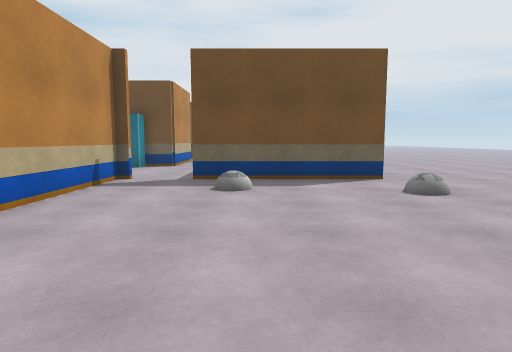
view 1 (above)

24 first-person views from a walk through a Unity game level. The camera is 1.2 m above the floor, tilts 6° down and sees 75° across. Doors are open. The floor is counted in squares, 1 m on a side. Each view is taken from the middle of a square. On the plan, view 1 faces up. The plan holds only what a view shows up to about 14 squares ahead; the rest is blank. The place goes on beyond the plan. The player is left out. Some animated figures are left out. Some surface patterns are stand-ins.

view 2
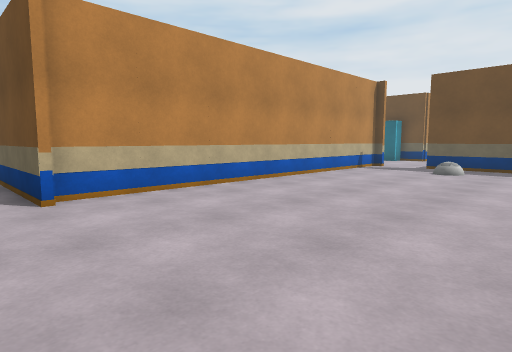

view 3
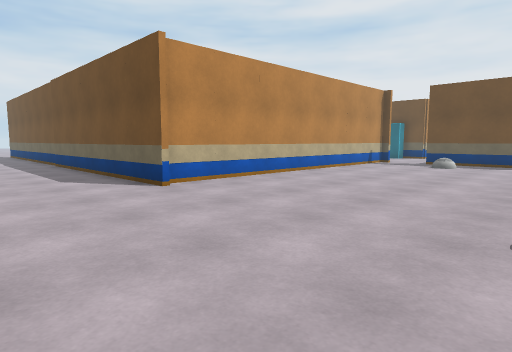

view 4
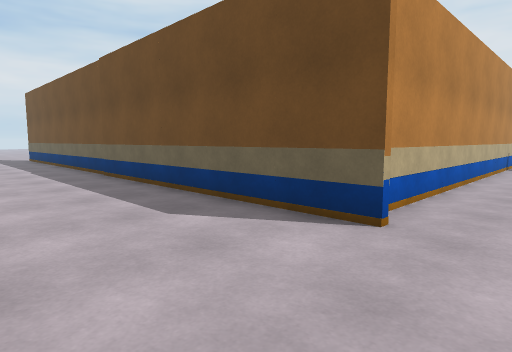

view 5
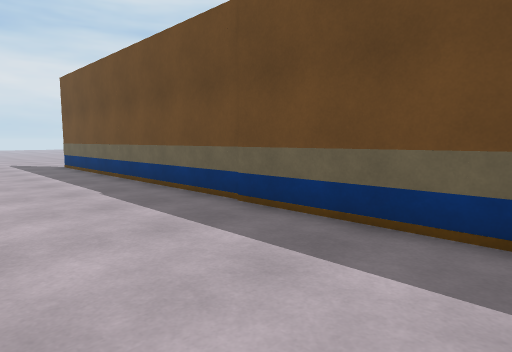

view 6
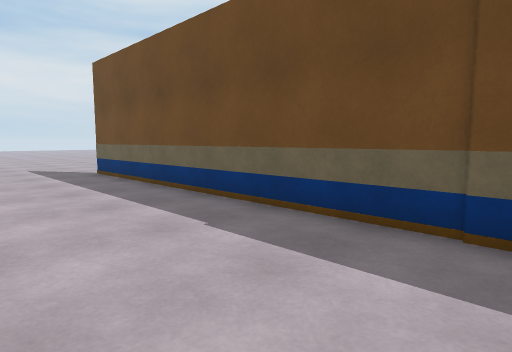

view 7
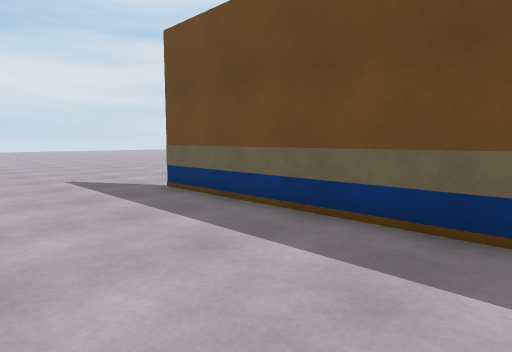

view 8
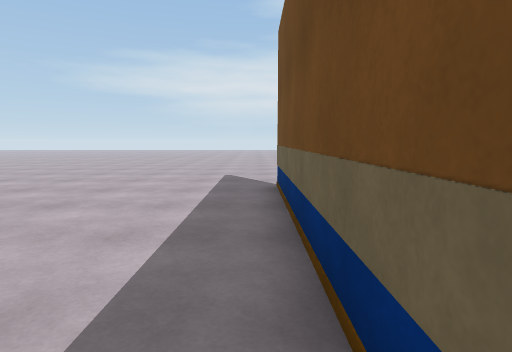

view 9
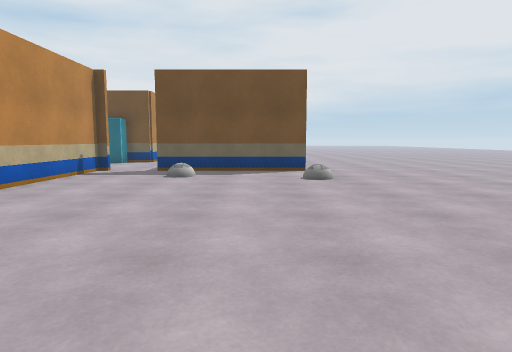

view 10
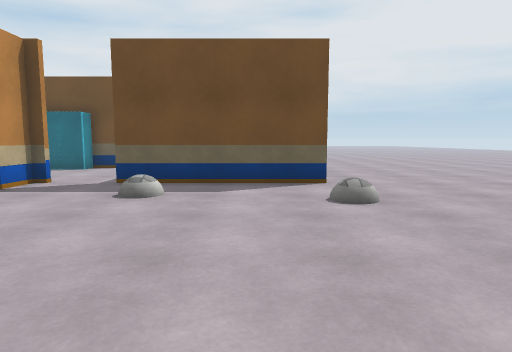

view 11
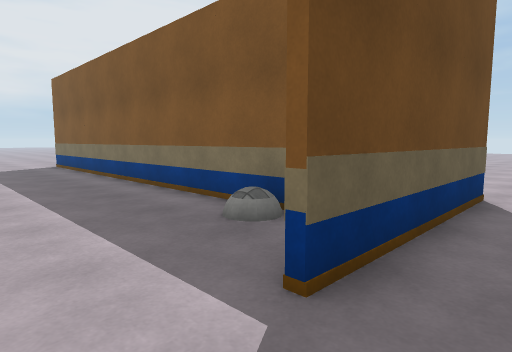

view 12
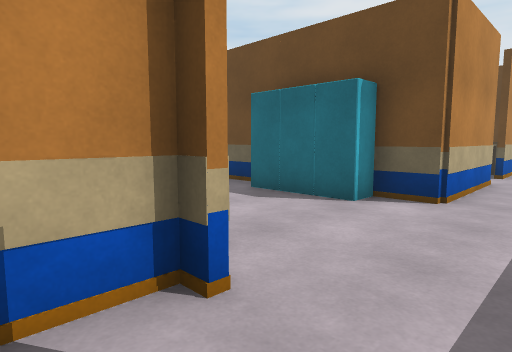

view 13
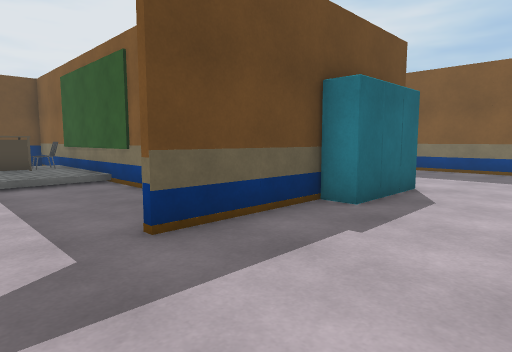

view 14
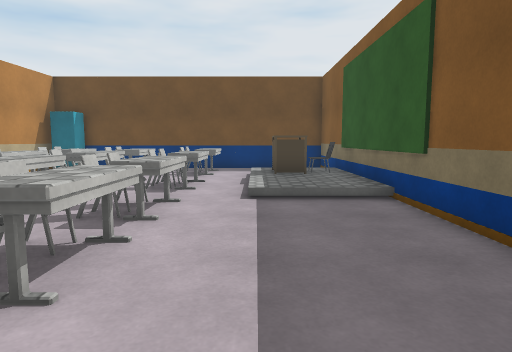

view 15
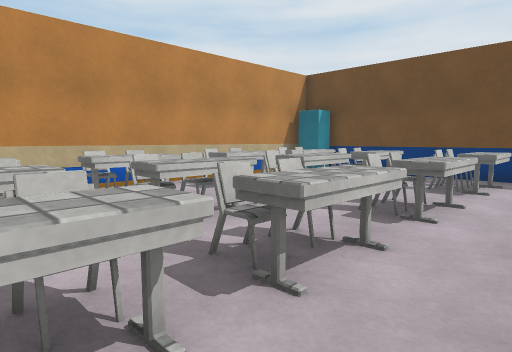

view 16
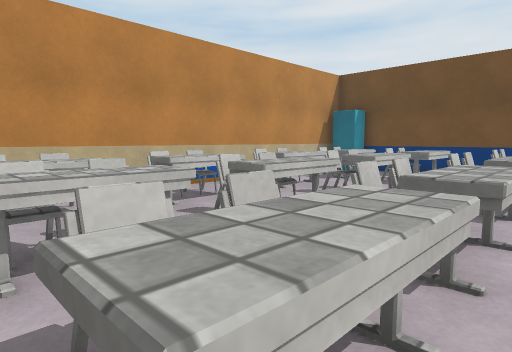

view 17
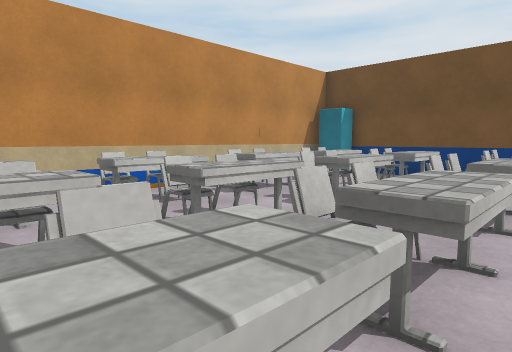

view 18
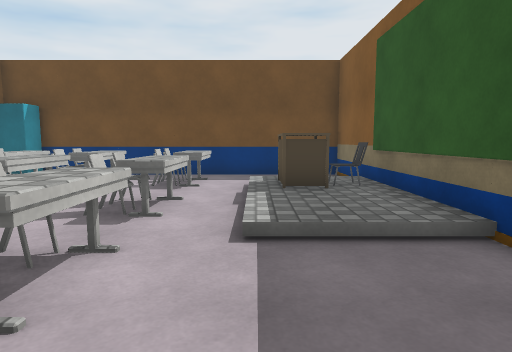

view 19
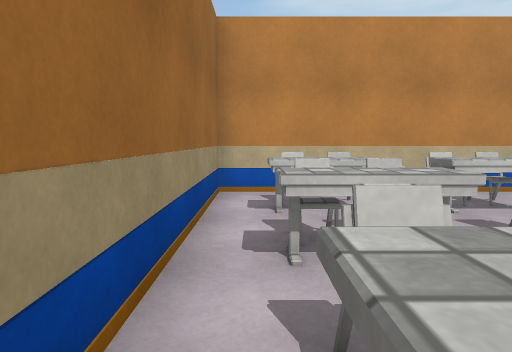

view 20
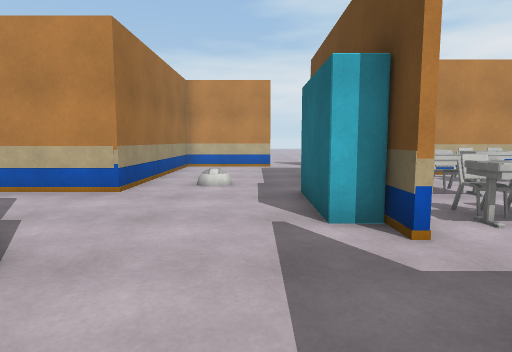

view 21
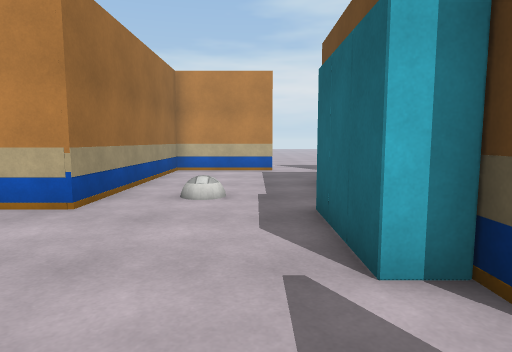

view 22
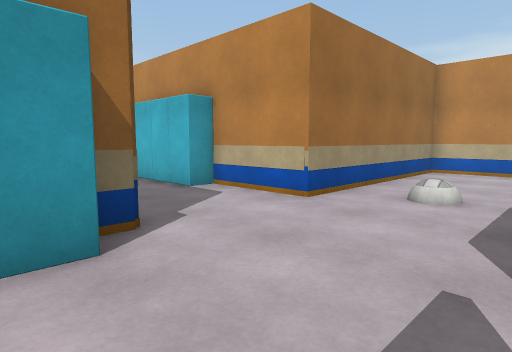

view 23
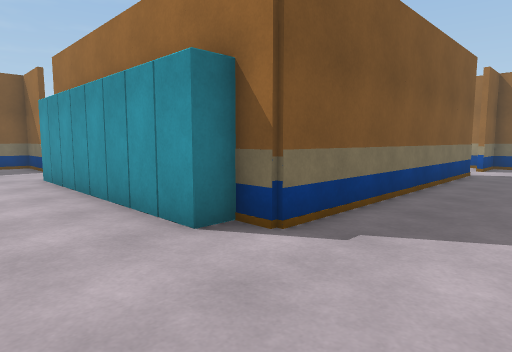

view 24
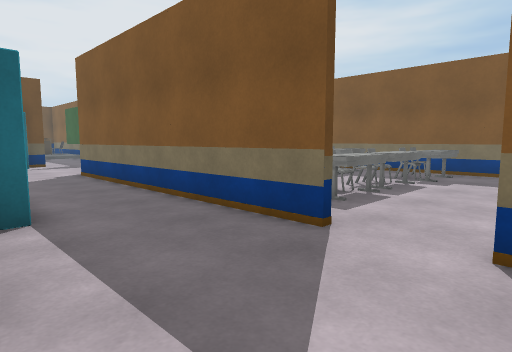

### Floor plan
Key: @ floor where view 1 was taken; # wall or solid block; x gap in a wall; . main floor; : floor 0.25 m higher than the main floor; / step, stairs or slope; D open door; = window, fence, low wall or low ledge; ^ raised ledge; O other object.
Columns run from 26 left of view 1 to 4 right of it. Each row starts with its distance up from view 1.
 30     #############
 29     #O..  ....  #
 28     #O^.O^O^..  #
 27     # O.O^O^./ /#
 26     #......../O/#
 25     #O^.O^.=./OO#       ..#
 24     #O^.O^O^./::#       ..#
 23     #.....O^./::#    O# ..#
 22     # ^..^...///#    OD ..#
 21     ##O.O^O^....#     D ..#
 20     #.^..^O^....#     D...#
 19     #O^.O^O^....#     #...#
 18     ##O.O^O^....      #...#
 17     #.^.=^.^....       ...#
 16 D...#####OOODDD###O O##...#
 15 D.......OOOO......OOOO....#
 14 #.........................#
 13 #......O..................#
 12 #.........................#
 11 #########...#OOOOOOOO#DDD#####x
 10         #...#        #.DD......
  9         #...#        #.........
  8         #...#        #........O
  7         #O..#        #.........
  6          O..#        #.........
  5          O..#        #.........
  4          O..#     .^^#.........
  3          ...#  OOOO..#.........
  2          ...# ^^^^^OO#.........
  1          ...#..^.^.^^#.........
  0          ...D........#....@....
 -1          ...D.....   #.........
 -2         . ..#        #........
 -3 x#####   ##############.......
 -4 ...............................
 -5 ...............................
 -6 ...............................
 -7 ..............................
 -8 ....... .... ... .  ... . ... .

Positions as (right, up) in squares from view 1, and headings:
1: (0, 0), facing up
2: (3, -5), facing up-left
3: (4, -8), facing up-left
4: (-2, -8), facing up-left
5: (-9, -8), facing up-left
6: (-13, -8), facing up-left
7: (-18, -8), facing up-left
8: (-17, -4), facing left
9: (2, -3), facing up
10: (2, 1), facing up
11: (-4, 9), facing up-right
12: (-2, 9), facing up-left
13: (-14, 12), facing up-right
14: (-13, 15), facing up
15: (-13, 18), facing up-left
16: (-14, 17), facing up-left
17: (-14, 18), facing up-left
18: (-13, 18), facing up
19: (-14, 17), facing left
20: (-10, 14), facing left
21: (-12, 14), facing left
22: (-12, 15), facing down-left
23: (-17, 14), facing down-right
24: (-18, -2), facing up-right
